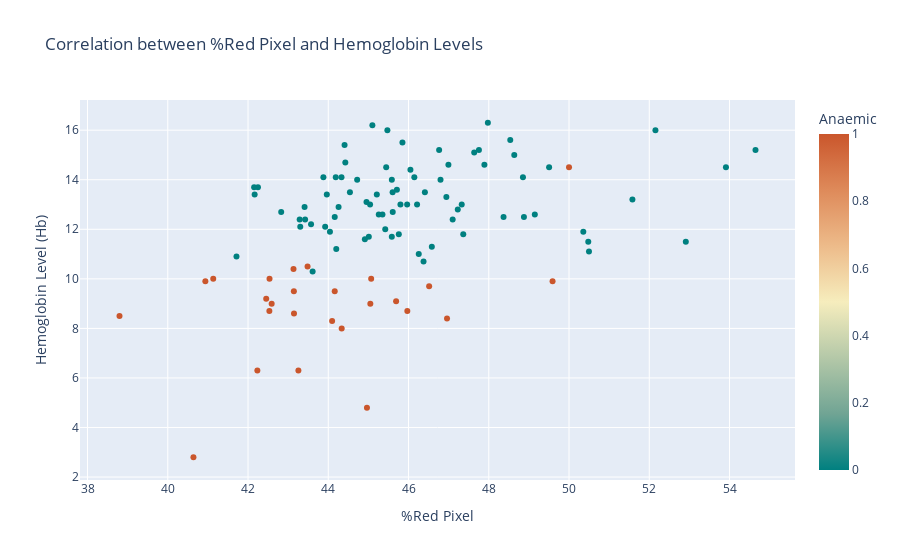

The code cell stored with this chart in its notebook:
### Code cell
# 2. Correlation between %Red Pixel and Hb
fig = px.scatter(df, x='%Red Pixel', y='Hb', color='Anaemic', title='Correlation between %Red Pixel and Hemoglobin Levels',
                 labels={'%Red Pixel': '%Red Pixel', 'Hb': 'Hemoglobin Level (Hb)', 'Anaemic': 'Anaemic'},
                 color_continuous_scale='geyser')
fig.show()

### Figure 1 — Plotly figure (JSON) as saved in the notebook; plotly's stock layout.template omitted (floating-point values rounded to 4 significant figures)
{"data": [{"hovertemplate": "%Red Pixel=%{x}<br>Hemoglobin Level (Hb)=%{y}<br>Anaemic=%{marker.color}<extra></extra>", "legendgroup": "", "marker": {"color": [1, 0, 0, 0, 0, 0, 1, 0, 0, 1, 0, 0, 1, 1, 0, 0, 1, 1, 0, 1, 0, 0, 0, 0, 1, 0, 0, 0, 0, 0, 0, 0, 0, 0, 0, 0, 0, 0, 0, 0, 0, 0, 0, 0, 0, 0, 0, 0, 0, 0, 0, 0, 0, 0, 0, 0, 0, 0, 1, 0, 0, 1, 0, 1, 1, 0, 1, 0, 1, 1, 0, 1, 0, 0, 0, 0, 1, 1, 1, 1, 0, 0, 1, 0, 0, 0, 0, 0, 0, 0, 0, 1, 0, 0, 1, 0, 0, 0, 0, 1, 1, 0, 0, 0], "coloraxis": "coloraxis", "symbol": "circle"}, "mode": "markers", "name": "", "orientation": "v", "showlegend": false, "type": "scatter", "x": [43.26, 45.6, 45.01, 44.54, 43.29, 45.1, 43.15, 43.61, 45.04, 46.51, 45.35, 44.41, 44.96, 45.05, 46.99, 45.58, 42.54, 44.1, 45.71, 40.94, 44.91, 43.42, 43.3, 47.64, 45.69, 43.41, 44.43, 44.33, 47.89, 42.25, 44.26, 48.64, 42.17, 45.44, 42.15, 45.26, 46.41, 47.23, 47.36, 46.14, 41.71, 47.98, 46.76, 44.95, 44.19, 46.94, 48.85, 45.76, 48.54, 45.58, 45.97, 44.04, 43.96, 47.1, 46.05, 46.21, 49.15, 45.8, 40.64, 50.36, 43.92, 45.07, 45.85, 43.48, 38.8, 45.42, 44.16, 44.16, 42.59, 46.96, 44.2, 41.13, 52.91, 50.5, 44.72, 53.91, 49.59, 45.97, 42.45, 44.33, 43.88, 42.83, 43.13, 45.47, 50.48, 46.26, 46.8, 46.58, 54.65, 48.88, 46.37, 43.14, 49.5, 47.75, 42.53, 52.15, 51.58, 48.37, 47.33, 50.0, 42.23, 45.61, 45.21, 43.57], "xaxis": "x", "y": [6.3, 13.5, 11.7, 13.5, 12.4, 16.2, 8.6, 10.3, 13, 9.7, 12.6, 15.4, 4.8, 9, 14.6, 14, 10, 8.3, 13.6, 9.9, 11.6, 12.4, 12.1, 15.1, 9.1, 12.9, 14.7, 14.1, 14.6, 13.7, 12.9, 15, 13.4, 14.5, 13.7, 12.6, 13.5, 12.8, 11.8, 14.1, 10.9, 16.3, 15.2, 13.1, 14.1, 13.3, 14.1, 11.8, 15.6, 11.7, 13, 11.9, 13.4, 12.4, 14.4, 13, 12.6, 13, 2.8, 11.9, 12.1, 10, 15.5, 10.5, 8.5, 12, 9.5, 12.5, 9, 8.4, 11.2, 10, 11.5, 11.1, 14, 14.5, 9.9, 8.7, 9.2, 8, 14.1, 12.7, 10.4, 16, 11.5, 11, 14, 11.3, 15.2, 12.5, 10.7, 9.5, 14.5, 15.2, 8.7, 16, 13.2, 12.5, 13, 14.5, 6.3, 12.7, 13.4, 12.2], "yaxis": "y"}], "layout": {"autosize": true, "coloraxis": {"colorbar": {"title": {"text": "Anaemic"}}, "colorscale": [[0, "rgb(0, 128, 128)"], [0.1667, "rgb(112, 164, 148)"], [0.3333, "rgb(180, 200, 168)"], [0.5, "rgb(246, 237, 189)"], [0.6667, "rgb(237, 187, 138)"], [0.8333, "rgb(222, 138, 90)"], [1, "rgb(202, 86, 44)"]]}, "legend": {"tracegroupgap": 0}, "title": {"text": "Correlation between %Red Pixel and Hemoglobin Levels"}, "xaxis": {"anchor": "y", "autorange": true, "domain": [0, 1], "range": [37.78, 55.66], "title": {"text": "%Red Pixel"}, "type": "linear"}, "yaxis": {"anchor": "x", "autorange": true, "domain": [0, 1], "range": [1.686, 17.41], "title": {"text": "Hemoglobin Level (Hb)"}, "type": "linear"}}}
